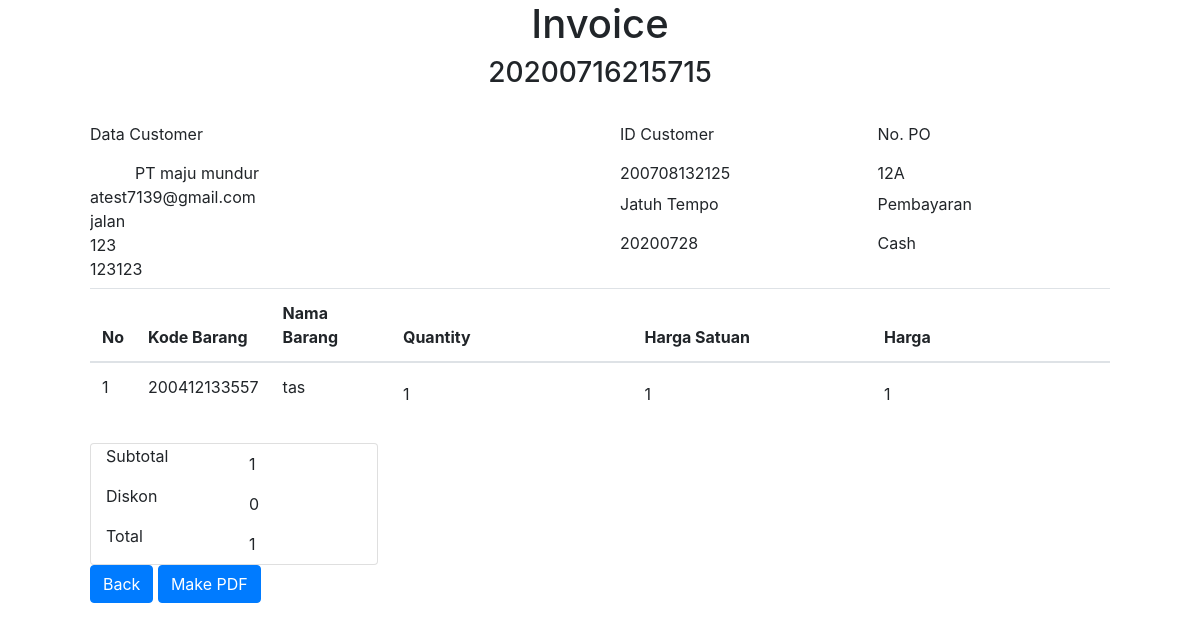
The app's page /transaksidetail.php?idtransaksi=20200716215715 with its own data.
### tables this page shows
CREATE TABLE `customer` (
  `idcustomer` varchar(12) NOT NULL,
  `nama` varchar(40) NOT NULL,
  `email` varchar(40) NOT NULL,
  `alamat` varchar(50) NOT NULL,
  `telepon` varchar(15) NOT NULL,
  `npwp` varchar(30) DEFAULT NULL
);

CREATE TABLE `transaksi` (
  `idtransaksi` varchar(14) NOT NULL,
  `idcustomer` varchar(12) NOT NULL,
  `jatuhtempo` varchar(14) NOT NULL,
  `nopo` varchar(12) NOT NULL,
  `pembayaran` varchar(6) NOT NULL,
  `produk` text NOT NULL,
  `subtotal` int(11) NOT NULL,
  `diskon` int(11) NOT NULL,
  `status` int(1) NOT NULL
);

### transaksidetail.php (the view, shortened to what this page needs)
<!doctype html>
<html lang="en">
  <head>
    <link rel="stylesheet" href="css/bootstrap.min.css">
  </head>
  <body>
	<div class="container" style="padding-left:5%; padding-right:5%;">
	<center><h1>Invoice</h1></center>
    <?php
        require('config.php');
        if( isset($_GET["idtransaksi"]) ){
            $idtransaksi = $_GET["idtransaksi"];
			echo'<center><h3>'.$idtransaksi.'</h3><br></center>';
            $con = new mysqli($host, $dbid, $dbpass, $dbname);
            $stmt = $con->prepare( "SELECT * FROM transaksi Where idtransaksi = ? " );
            $stmt->bind_param("s", $idtransaksi ); $stmt->execute();
            $result = $stmt->get_result();
            while($row = mysqli_fetch_assoc($result)) {
                $idcustomer = strval($row["idcustomer"]);
                $jatuhtempo = $row["jatuhtempo"];
                $nopo = $row["nopo"];
                $pembayaran = $row["pembayaran"];
                $produk = json_decode( $row["produk"] );
                $subtotal = $row["subtotal"];
                $diskon = $row["diskon"];
            }
        }else{
            echo "<script language='javascript'>alert('ID tidak ditemukan');window.location.href = 'index.php';</script>";
        }
    ?>
    <div class="form-row">
        <div class="col-6">
        <label for="exampleInputText">Data Customer</label>
          <textarea id="nama" class="form-control-plaintext" rows="5" cols="40" readonly style="resize:none;">
          <?php
          $stmt = $con->prepare( "SELECT * FROM customer Where idcustomer = ? " );
          $stmt->bind_param("s", $idcustomer );$stmt->execute();
          $result = $stmt->get_result();
          while($row = mysqli_fetch_assoc($result)) {
              echo $row["nama"]."\n";
              echo $row["email"]."\n";
              echo $row["alamat"]."\n";
              echo $row["telepon"]."\n";
              echo $row["npwp"];
          }
          ?>
          </textarea>
        </div>
        <div class="col-3">
          <div class="col">
            <label for="exampleInputText">ID Customer</label>
            <input type="number" name="jatuhtempo" id="jatuhtempo" class="form-control-plaintext" readonly value="<?php echo $idcustomer ?>"  >
          </div>
          <div class="col">
            <label for="exampleInputText">Jatuh Tempo</label>
            <input type="number" name="jatuhtempo" id="jatuhtempo" class="form-control-plaintext" readonly value="<?php echo $jatuhtempo ?>"  >
          </div>
        </div>
        <div class="col">
          <div class="col">
            <label for="exampleInputText">No. PO</label>
            <input type="text" name="nopo" id="nopo" class="form-control-plaintext" readonly value="<?php echo $nopo ?>"  >
          </div>
          <div class="col">
            <label for="exampleInputText">Pembayaran</label>
            <input type="text" name="nopo" id="nopo" class="form-control-plaintext" readonly value="<?php echo $pembayaran ?>"  >
          </div>
        </div>
    </div>
  <div class="form-group">
    <table class="table" id="tabel">
        <thead>
            <tr>
                <th scope="col">No</th>
                <th scope="col">Kode Barang</th>
                <th scope="col">Nama Barang</th>
                <th scope="col">Quantity</th>
                <th scope="col">Harga Satuan</th>
                <th scope="col">Harga</th>
            </tr>
        </thead>
        <tbody>
        <?php
        for($i=0;$i<sizeof($produk[0]);$i++){
            $j=$i+1;
            echo '
            <tr>
                <td> <p class="no" id= "no1" >'. $j .'</p> </td>
                <td>
                    '.$produk[0][$i].'
                </td>
                <td>
                    '.$produk[1][$i].'
                </td>
                <td><input type="text" class="form-control-plaintext" id= "qty1" name="qty[]" value="'.$produk[2][$i].'" readonly ></td>
                <td><input type="text" class="form-control-plaintext" id= "hargasatuan1" name="hargasatuan[]"  value="'.$produk[3][$i].'" readonly ></td>
                <td><input type="text" class="form-control-plaintext" id= "hargatotal1" name="harga[]"  value="'.$produk[4][$i].'" readonly ></td>
            </tr>
            ';
        }
        ?>
        </tbody>
    </table>
  </div>
  <div class="card justify-content-end" style="width: 18rem;">
    <div class="form-inline">
        <div class="col">
            <p>Subtotal</p>
        </div>
        <div class="col">
            <input type="text" class="form-control-plaintext" id="subtotal" name="subtotal" value="<?php echo $subtotal ?>" readonly>
        </div>
    </div>
    <div class="form-inline">
        <div class="col">
            <p>Diskon</p>
        </div>
        <div class="col">
            <input type="number" class="form-control-plaintext" id="diskon" name="diskon" value="<?php echo $diskon ?>" readonly>
        </div>
    </div>
    <div class="form-inline">
        <div class="col">
            <p>Total</p>
        </div>
        <div class="col">
            <input type="text" class="form-control-plaintext inputan" id="total" name="total" value="<?php echo $subtotal-$diskon ?>" readonly>
        </div>
    </div>
  </div>
    <a href="index.php"><button  type="button" class="btn btn-primary">Back</button></a>
    <a href="transaksimakepdf.php?idtransaksi=<?php echo $idtransaksi ?>"><button  type="button" class="btn btn-primary">Make PDF</button></a>
</div>
  </body>
</html>

### records on screen
customer: nama+email+alamat "PT maju mundur atest7139@gmail.com jalan 123 123123"
transaksi: jatuhtempo "200708132125", jatuhtempo "20200728", nopo "12A", nopo "Cash", j "1", produk "200412133557", produk "tas", produk "1", subtotal "1", diskon "0", total "1"

### other values on screen
$idtransaksi "20200716215715"
